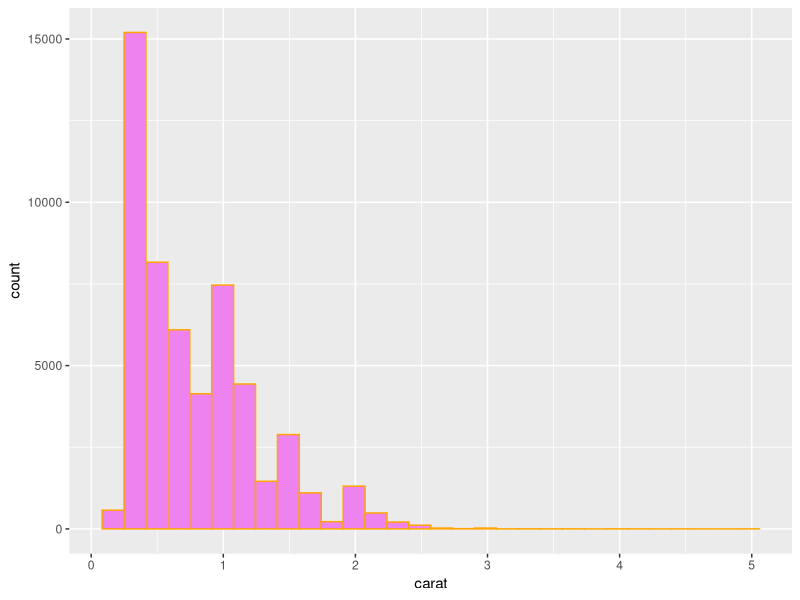
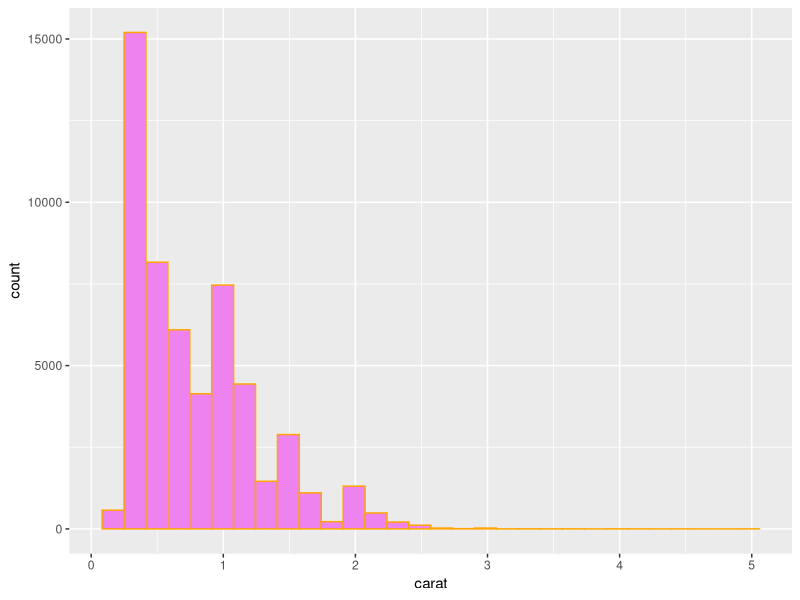
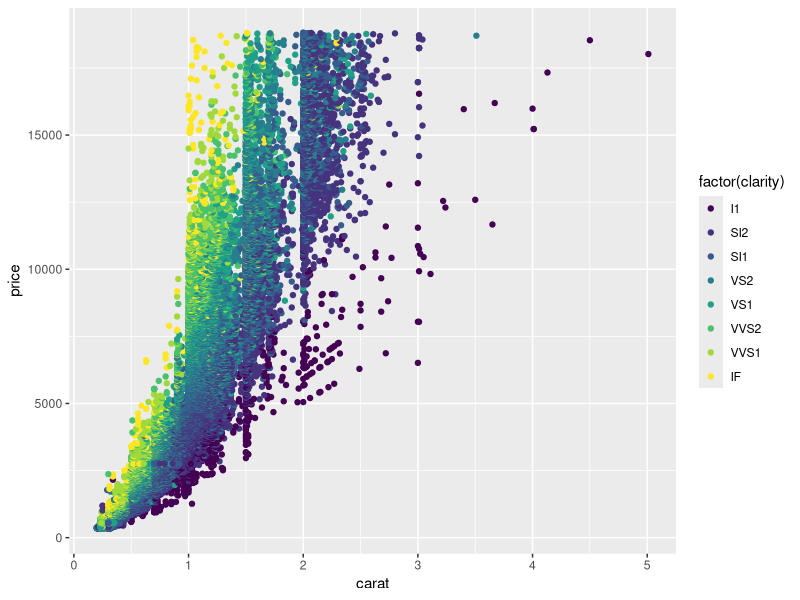
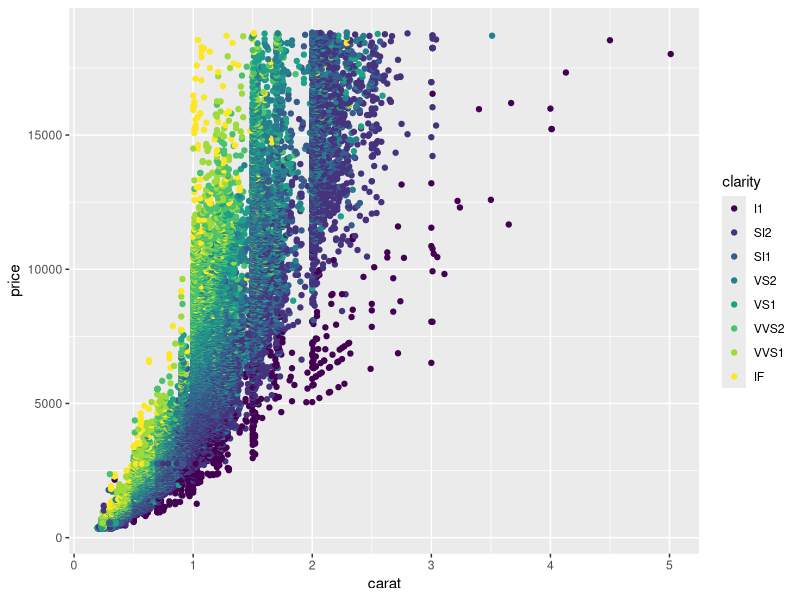
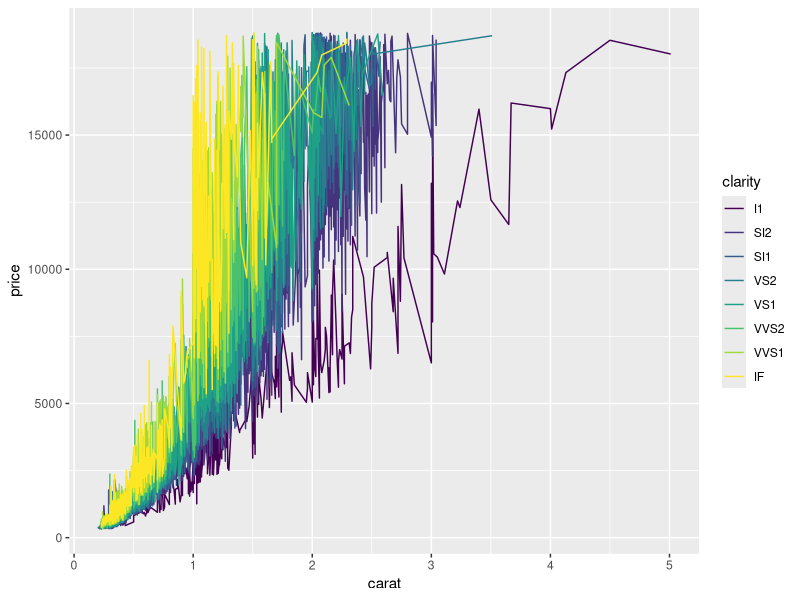
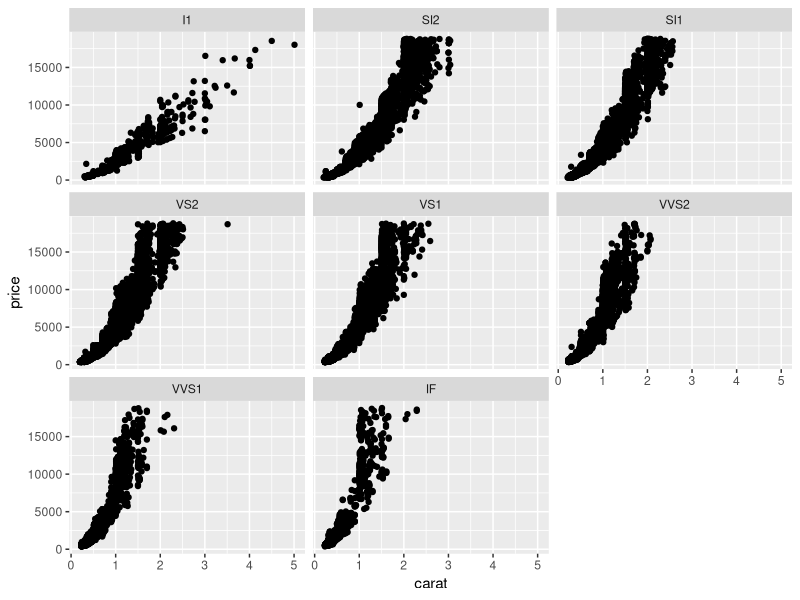
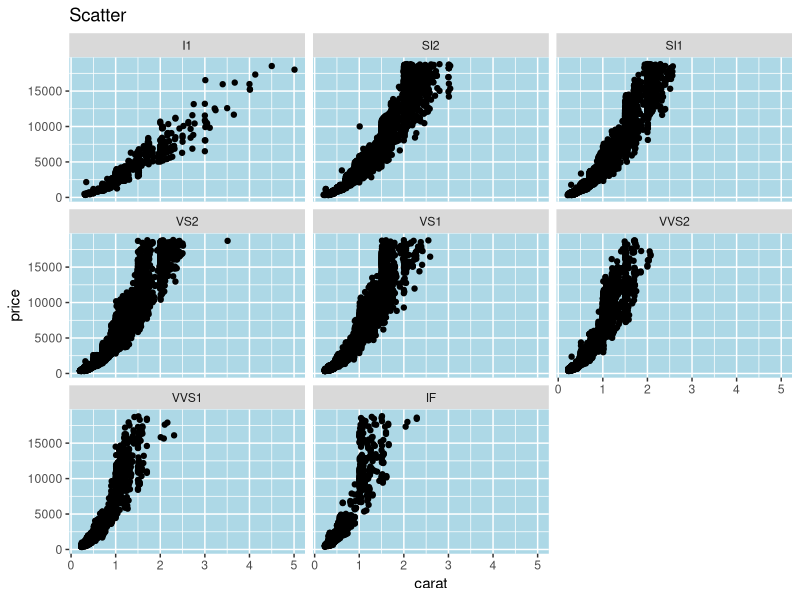

Reproduce these figures in R, in order. (Note: this script raises an error after producing the figures.)
library(ggplot2)
library(tidyverse)
data<-data.frame(diamonds)
data

#1.Create a histogram of carat with a border color and fill color
ggplot(data,aes(x=carat))+geom_histogram(col='orange',fill='violet')

#2.Set the bin width of the histogram to 0.01
ggplot(data,aes(x=carat))+geom_histogram(col='orange',fill='violet',bin=0.01)

#3Make a scatterplot: carat vs price, set the color to clarity
ggplot(data,aes(x = carat,y = price))+geom_point(aes(color=factor(clarity)))
ggplot(data,aes(x = carat,y = price,color = clarity))+geom_point()

#4Make a scatterplot: carat vs price, set the color to clarity. Also add trendline to the plot
ggplot(data,aes(x = carat,y = price,color = clarity))+geom_line()

#5 ● Make a scatterplot: carat vs price,
# Facet it by clarity
ggplot(data,aes(x = carat,y = price))+geom_point()+facet_wrap(~clarity)
# Add a theme layer for the plot(graph title, background color etc)
ggplot(data,aes(x = carat,y = price))+geom_point()+facet_wrap(~clarity)+theme(panel.background =element_rect(fill = 'lightblue'))+ggtitle("Scatter")


View(mpg)
mpg<-mpg
data1
#Illustration of qplot function for histogram, scatter plot,boxplot,dotplot and violin plot
#using mpg data set.
# Histogram
qplot(mpg$displ, data = mpg, geom = "histogram")

# Scatter plot
qplot(mpg$displ, mpg$hwy, data = mpg, geom = "point")

# Boxplot
qplot(mpg$class, mpg$hwy, data = mpg, geom = "boxplot")

# Dotplot
qplot(mpg$class, mpg$hwy, data = mpg, geom = "dotplot")

# Violin plot
qplot(mpg$class, mpg$hwy, data = mpg, geom = "violin")

#Convert the attributes gear, am, cyl of mtcars data set to categorical.
mtcars<-data.frame(mtcars)
mtcars

#Convert gear to categorical
mtcars$gear <- as.factor(mtcars$gear)

# Convert am to categorical
mtcars$am <- as.factor(mtcars$am)

# Convert cyl to categorical
mtcars$cyl <- as.factor(mtcars$cyl)

# Print the head of the mtcars dataset
head(mtcars)

